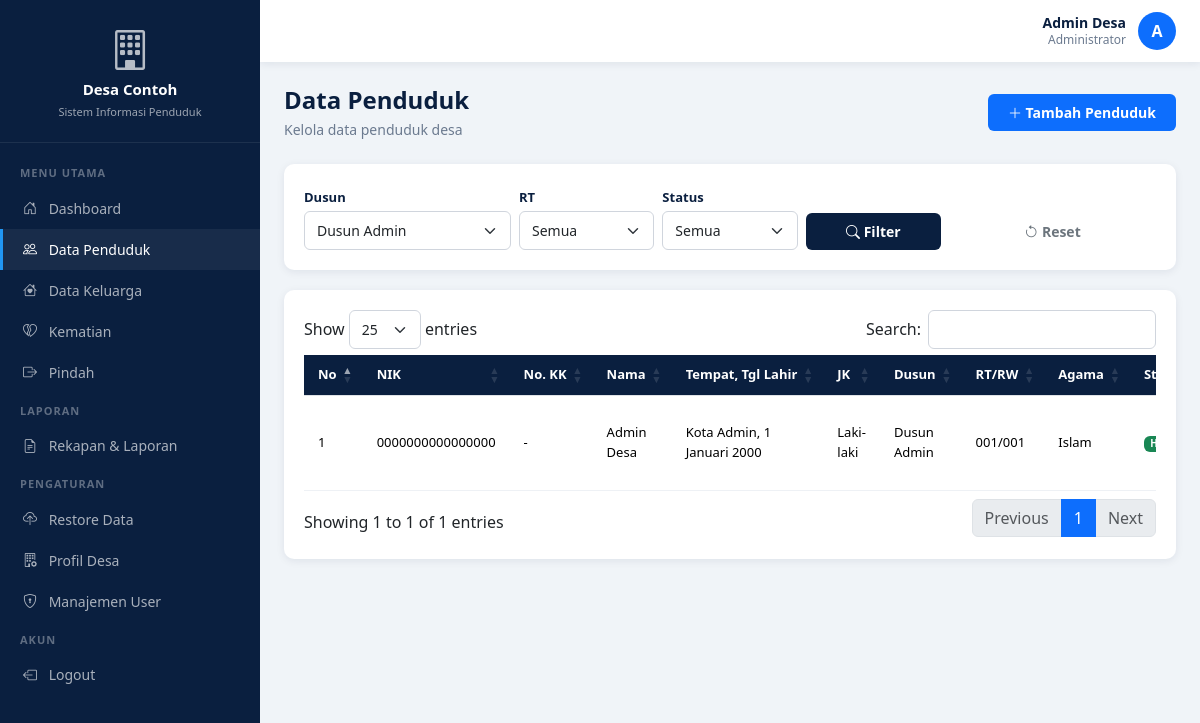
Screenshot of /admin/penduduk/index.php?dusun=Dusun Admin (signed in) with the database file from the repository.
### tables this page shows
CREATE TABLE IF NOT EXISTS profil_desa (
    id INT AUTO_INCREMENT PRIMARY KEY,
    nama_desa VARCHAR(100) DEFAULT '',
    kecamatan VARCHAR(100) DEFAULT '',
    kabupaten VARCHAR(100) DEFAULT '',
    provinsi VARCHAR(100) DEFAULT '',
    alamat TEXT DEFAULT NULL,
    telepon VARCHAR(20) DEFAULT '',
    email VARCHAR(100) DEFAULT '',
    website VARCHAR(100) DEFAULT '',
    logo VARCHAR(255) DEFAULT NULL,
    visi TEXT DEFAULT NULL,
    misi TEXT DEFAULT NULL,
    sejarah TEXT DEFAULT NULL,
    updated_at DATETIME DEFAULT CURRENT_TIMESTAMP ON UPDATE CURRENT_TIMESTAMP
);

CREATE TABLE IF NOT EXISTS penduduk (
    id INT AUTO_INCREMENT PRIMARY KEY,
    nik VARCHAR(16) UNIQUE NOT NULL,
    no_kk VARCHAR(16) DEFAULT NULL,
    hubungan_keluarga ENUM('KEPALA KELUARGA','SUAMI','ISTRI','ANAK','MENANTU','CUCU','ORANG TUA','MERTUA','FAMILI LAIN','LAINNYA') DEFAULT 'LAINNYA',
    nama VARCHAR(100) NOT NULL,
    tempat_lahir VARCHAR(50) DEFAULT '',
    tanggal_lahir DATE DEFAULT NULL,
    jenis_kelamin ENUM('L','P') DEFAULT 'L',
    alamat TEXT DEFAULT NULL,
    rt VARCHAR(3) DEFAULT '',
    rw VARCHAR(3) DEFAULT '',
    dusun VARCHAR(50) DEFAULT '',
    agama VARCHAR(20) DEFAULT '',
    status_perkawinan VARCHAR(20) DEFAULT '',
    pekerjaan VARCHAR(50) DEFAULT '',
    kewarganegaraan VARCHAR(10) DEFAULT 'WNI',
    status_hidup ENUM('hidup','meninggal','pindah') DEFAULT 'hidup',
    tgl_input DATETIME DEFAULT CURRENT_TIMESTAMP
);

### config/functions.php (called while the page is built, shortened)
<?php
require_once 'database.php';
require_once 'session.php';
function getProfilDesa() {
    global $pdo;
    $stmt = $pdo->query("SELECT * FROM profil_desa WHERE id = 1");
    return $stmt->fetch();
}
function formatTanggal($date) {
    $months = ['', 'Januari', 'Februari', 'Maret', 'April', 'Mei', 'Juni', 'Juli', 'Agustus', 'September', 'Oktober', 'November', 'Desember'];
    $d = date_parse($date);
    return $d['day'] . ' ' . $months[$d['month']] . ' ' . $d['year'];
}

### config/session.php (called while the page is built, shortened)
<?php
function isLogin() {
    return isset($_SESSION['user_id']);
}
function isAdmin() {
    return isLogin() && $_SESSION['user_role'] === 'admin';
}

### admin/penduduk/index.php (the view, shortened to what this page needs)
<?php
require_once '../../config/database.php';
require_once '../../config/functions.php';
$f_dusun = $_GET['dusun'] ?? '';
$where = [];
$params = [];
if ($f_dusun) { $where[] = "p.dusun = ?"; $params[] = $f_dusun; }
$sql = "SELECT p.*,
    CASE WHEN p.status_hidup = 'hidup' THEN 'Hidup' WHEN p.status_hidup = 'meninggal' THEN 'Meninggal' ELSE 'Pindah' END as status_label
    FROM penduduk p";
if ($where) $sql .= " WHERE " . implode(" AND ", $where);
$sql .= " ORDER BY p.id DESC";
$stmt = $pdo->prepare($sql);
$stmt->execute($params);
$penduduk = $stmt->fetchAll();
$dusunList = $pdo->query("SELECT DISTINCT dusun FROM penduduk WHERE dusun != '' ORDER BY dusun")->fetchAll();
?>
<!DOCTYPE html>
<html lang="id">
<head>
    <link href="https://cdn.jsdelivr.net/npm/bootstrap@5.3.3/dist/css/bootstrap.min.css" rel="stylesheet">
    <link rel="stylesheet" href="https://cdn.jsdelivr.net/npm/bootstrap-icons@1.11.3/font/bootstrap-icons.min.css">
    <link rel="stylesheet" href="https://cdn.datatables.net/1.13.6/css/dataTables.bootstrap5.min.css">
    <link rel="stylesheet" href="../../assets/css/style.css">
</head>
<body>
    <?php include '../layout/sidebar.php'; ?>
    <div class="main-content">
        <?php include '../layout/topbar.php'; ?>
        <div class="content-wrapper">
            <div class="page-header d-flex justify-content-between align-items-center">
                <div>
                    <h4>Data Penduduk</h4>
                    <p>Kelola data penduduk desa</p>
                </div>
                <a href="tambah.php" class="btn btn-primary"><i class="bi bi-plus-lg"></i> Tambah Penduduk</a>
            </div>
            <div class="card">
                <div class="card-body">
                    <form method="GET" class="row g-2 align-items-end">
                        <div class="col-md-3">
                            <label class="form-label">Dusun</label>
                            <select name="dusun" class="form-select">
                                <?php foreach ($dusunList as $d): ?>
                                <option value="<?= htmlspecialchars($d['dusun']) ?>" <?= $f_dusun == $d['dusun'] ? 'selected' : '' ?>><?= htmlspecialchars($d['dusun']) ?></option>
                                <?php endforeach; ?>
                            </select>
                        </div>
                        <div class="col-md-2">
                            <label class="form-label">RT</label>
                            <select name="rt" class="form-select">
                                <option value="">Semua</option>
                            </select>
                        </div>
                        <div class="col-md-2">
                            <label class="form-label">Status</label>
                            <select name="status" class="form-select">
                                <option value="">Semua</option>
                            </select>
                        </div>
                        <div class="col-md-2">
                            <button type="submit" class="btn btn-navy w-100"><i class="bi bi-search"></i> Filter</button>
                        </div>
                        <div class="col-md-3">
                            <a href="index.php" class="btn btn-outline-secondary w-100"><i class="bi bi-arrow-counterclockwise"></i> Reset</a>
                        </div>
                    </form>
                </div>
            </div>
            <div class="card">
                <div class="card-body">
                    <div class="table-responsive">
                        <table class="table table-custom table-datatable">
                            <thead>
                                <tr>
                                    <th>No</th>
                                    <th>NIK</th>
                                    <th>No. KK</th>
                                    <th>Nama</th>
                                    <th>Tempat, Tgl Lahir</th>
                                    <th>JK</th>
                                    <th>Dusun</th>
                                    <th>RT/RW</th>
                                    <th>Agama</th>
                                    <th>Status</th>
                                </tr>
                            </thead>
                            <tbody>
                                <?php $no = 1; foreach ($penduduk as $p): ?>
                                <tr>
                                    <td><?= $no++ ?></td>
                                    <td><?= htmlspecialchars($p['nik']) ?></td>
                                    <td><?= htmlspecialchars($p['no_kk'] ?: '-') ?></td>
                                    <td><?= htmlspecialchars($p['nama']) ?></td>
                                    <td><?= htmlspecialchars($p['tempat_lahir']) ?>, <?= formatTanggal($p['tanggal_lahir']) ?></td>
                                    <td><?= $p['jenis_kelamin'] == 'L' ? 'Laki-laki' : 'Perempuan' ?></td>
                                    <td><?= htmlspecialchars($p['dusun']) ?></td>
                                    <td><?= htmlspecialchars($p['rt']) ?>/<?= htmlspecialchars($p['rw']) ?></td>
                                    <td><?= htmlspecialchars($p['agama']) ?></td>
                                    <td>
                                        <?php if ($p['status_hidup'] == 'hidup'): ?>
                                            <span class="badge bg-success">Hidup</span>
                                        <?php elseif ($p['status_hidup'] == 'meninggal'): ?>
                                            <span class="badge bg-danger">Meninggal</span>
                                        <?php else: ?>
                                            <span class="badge bg-warning text-dark">Pindah</span>
                                        <?php endif; ?>
                                    </td>
                                </tr>
                                <?php endforeach; ?>
                            </tbody>
                        </table>
                    </div>
                </div>
            </div>
        </div>
    </div>
</body>
</html>

### admin/layout/sidebar.php (shortened to what this page needs)
<?php
$profil = getProfilDesa();
$isAdmin = isAdmin();
?>
<div class="sidebar">
    <div class="sidebar-brand">
        <?php if ($profil['logo'] && file_exists($profil['logo'])): ?>
            <img src="../../<?= htmlspecialchars($profil['logo']) ?>" alt="Logo">
        <?php else: ?>
            <i class="bi bi-building" style="font-size: 40px; opacity: 0.7;"></i>
        <?php endif; ?>
        <h6><?= htmlspecialchars($profil['nama_desa']) ?></h6>
        <small>Sistem Informasi Penduduk</small>
    </div>
    <div class="sidebar-menu">
        <div class="menu-label">Menu Utama</div>
        <a href="../../index.php" class="nav-item <?= basename($_SERVER['PHP_SELF']) == 'index.php' && basename(dirname($_SERVER['PHP_SELF'])) == '' ? 'active' : '' ?>"><i class="bi bi-house-door"></i> Dashboard</a>
        <?php if ($isAdmin): ?>
        <a href="../penduduk/index.php" class="nav-item <?= strpos($_SERVER['PHP_SELF'], 'penduduk') !== false ? 'active' : '' ?>"><i class="bi bi-people"></i> Data Penduduk</a>
        <a href="../keluarga/index.php" class="nav-item <?= strpos($_SERVER['PHP_SELF'], 'keluarga') !== false ? 'active' : '' ?>"><i class="bi bi-house-heart"></i> Data Keluarga</a>
        <a href="../kematian/index.php" class="nav-item <?= strpos($_SERVER['PHP_SELF'], 'kematian') !== false ? 'active' : '' ?>"><i class="bi bi-heartbreak"></i> Kematian</a>
        <a href="../pindah/index.php" class="nav-item <?= strpos($_SERVER['PHP_SELF'], 'pindah') !== false ? 'active' : '' ?>"><i class="bi bi-box-arrow-right"></i> Pindah</a>
        <div class="menu-label">Laporan</div>
        <a href="../laporan/index.php" class="nav-item <?= strpos($_SERVER['PHP_SELF'], 'laporan') !== false ? 'active' : '' ?>"><i class="bi bi-file-earmark-text"></i> Rekapan & Laporan</a>
        <div class="menu-label">Pengaturan</div>
        <a href="../restore/index.php" class="nav-item <?= strpos($_SERVER['PHP_SELF'], 'restore') !== false ? 'active' : '' ?>"><i class="bi bi-cloud-upload"></i> Restore Data</a>
        <a href="../profil/index.php" class="nav-item <?= strpos($_SERVER['PHP_SELF'], 'profil') !== false ? 'active' : '' ?>"><i class="bi bi-building-gear"></i> Profil Desa</a>
        <a href="../users/index.php" class="nav-item <?= strpos($_SERVER['PHP_SELF'], 'users') !== false ? 'active' : '' ?>"><i class="bi bi-shield-lock"></i> Manajemen User</a>
        <?php endif; ?>
        <div class="menu-label">Akun</div>
        <a href="../../logout.php" class="nav-item"><i class="bi bi-box-arrow-left"></i> Logout</a>
    </div>
</div>

### assets/css/style.css (style rules this page uses)
:root { --navy: #0A1F3F; --navy-dark: #07152E; --navy-light: #0D2B4E; --blue-primary: #0D6EFD; --blue-light: #2196F3; --blue-lighter: #E8F4FD; --bg-light: #F0F4F8; --text-dark: #0A1F3F; --text-muted: #6B7A8F; --white: #FFFFFF; --shadow: 0 2px 8px rgba(10, 31, 63, 0.08); --shadow-lg: 0 4px 16px rgba(10, 31, 63, 0.12); --radius: 10px; --radius-sm: 6px; --sidebar-width: 260px; }
* { margin: 0; padding: 0; box-sizing: border-box; }
body { font-family: 'Segoe UI', Tahoma, Geneva, Verdana, sans-serif; background: var(--bg-light); color: var(--text-dark); min-height: 100vh; overflow-x: hidden; }
.sidebar { position: fixed; top: 0; left: 0; width: var(--sidebar-width); height: 100vh; background: var(--navy); color: var(--white); overflow-y: auto; z-index: 1000; transition: left 0.3s ease; }
.sidebar-brand { padding: 20px; text-align: center; border-bottom: 1px solid rgba(255,255,255,0.08); }
.sidebar-brand h6 { font-weight: 700; color: var(--white); margin: 0; font-size: 15px; }
.sidebar-brand small { color: rgba(255,255,255,0.6); font-size: 11px; }
.sidebar-menu { padding: 12px 0; }
.sidebar-menu .menu-label { padding: 10px 20px 6px; font-size: 11px; text-transform: uppercase; letter-spacing: 1px; color: rgba(255,255,255,0.35); font-weight: 600; }
.sidebar-menu .nav-item { display: block; padding: 10px 20px; color: rgba(255,255,255,0.65); text-decoration: none; font-size: 14px; transition: all 0.2s; border-left: 3px solid transparent; }
.sidebar-menu .nav-item:hover, .sidebar-menu .nav-item.active { color: var(--white); background: rgba(255,255,255,0.06); border-left-color: var(--blue-light); }
.sidebar-menu .nav-item i { width: 22px; margin-right: 8px; text-align: center; }
.main-content { margin-left: var(--sidebar-width); width: calc(100% - var(--sidebar-width)); min-height: 100vh; transition: margin-left 0.3s ease; }
.content-wrapper { padding: 24px; width: 100%; max-width: 100%; overflow-x: hidden; }
.page-header { margin-bottom: 24px; }
.page-header h4 { font-weight: 700; color: var(--navy); margin: 0; }
.page-header p { color: var(--text-muted); font-size: 14px; margin: 4px 0 0; }
.card { border: none; border-radius: var(--radius); box-shadow: var(--shadow); margin-bottom: 20px; background: var(--white); }
.card-body { padding: 20px; }
.table-custom { width: 100%; border-collapse: collapse; }
.table-responsive { width: 100%; }
.table-custom thead th { background: var(--navy); color: var(--white); padding: 10px 14px; font-size: 13px; font-weight: 600; white-space: nowrap; }
.table-custom tbody td { padding: 10px 14px; font-size: 13px; border-bottom: 1px solid #eef1f5; vertical-align: middle; }
.form-control, .form-select { border-radius: var(--radius-sm); border: 1px solid #D0D5DD; padding: 8px 12px; font-size: 14px; transition: border-color 0.2s; }
.form-label { font-weight: 600; font-size: 13px; color: var(--text-dark); margin-bottom: 4px; }
.btn { padding: 8px 20px; border-radius: var(--radius-sm); font-weight: 600; font-size: 14px; transition: all 0.2s; border: none; }
.btn-primary { background: var(--blue-primary); color: var(--white); }
.btn-navy { background: var(--navy); color: var(--white); }

### rows the page displays
profil_desa: nama_desa "Desa Contoh"
penduduk: nik "0000000000000000", no_kk "-", nama "Admin Desa", tempat_lahir "Kota Admin", tanggal_lahir "1 Januari 2000", jenis_kelamin "Laki-laki", dusun "Dusun Admin", rt "001", rw "001", agama "Islam"

### other values shown
$username "Admin Desa"
$inisial "A"
form field dusun "Dusun Admin"
